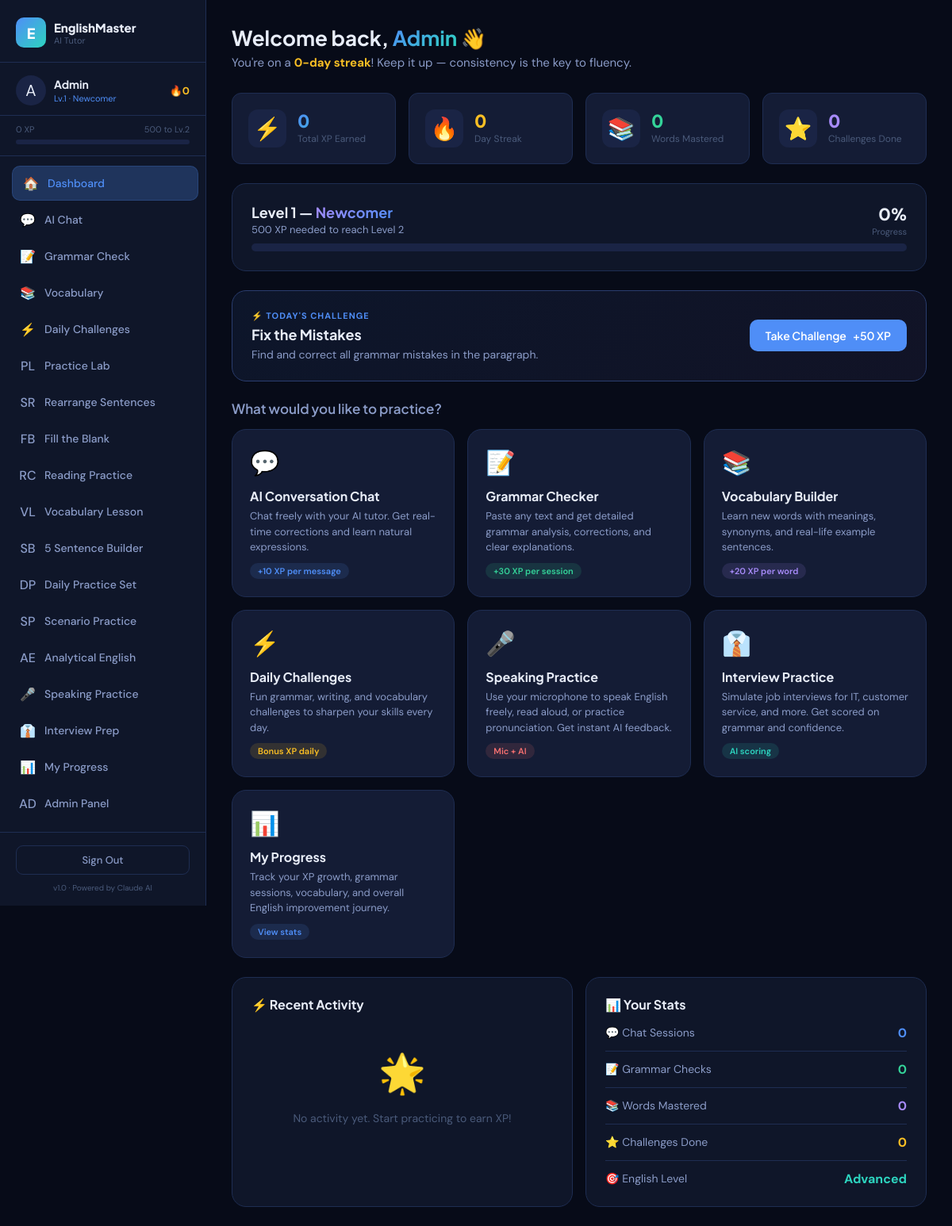
/dashboard.php (signed in), run on the app's committed database.
### tables this page shows
CREATE TABLE IF NOT EXISTS users (
    id INT AUTO_INCREMENT PRIMARY KEY,
    name VARCHAR(100) NOT NULL,
    email VARCHAR(150) UNIQUE NOT NULL,
    password VARCHAR(255) NOT NULL,
    level INT DEFAULT 1,
    xp INT DEFAULT 0,
    streak INT DEFAULT 0,
    last_active DATE,
    avatar VARCHAR(10) DEFAULT '🧑',
    english_level ENUM('beginner','intermediate','advanced') DEFAULT 'beginner',
    role ENUM('user','admin') NOT NULL DEFAULT 'user',
    created_at TIMESTAMP DEFAULT CURRENT_TIMESTAMP
);

CREATE TABLE IF NOT EXISTS challenges (
    id INT AUTO_INCREMENT PRIMARY KEY,
    type ENUM('vocabulary','grammar','writing','speaking','listening') NOT NULL,
    title VARCHAR(200) NOT NULL,
    description TEXT,
    content TEXT,
    difficulty ENUM('beginner','intermediate','advanced') DEFAULT 'beginner',
    tags VARCHAR(255) DEFAULT '',
    active TINYINT(1) DEFAULT 1,
    xp_reward INT DEFAULT 50,
    challenge_date DATE,
    created_at TIMESTAMP DEFAULT CURRENT_TIMESTAMP
);

### config.php (called while the page is built, shortened)
<?php
function db() {
    static $conn = null;
    if ($conn === null) {
        $conn = new mysqli(DB_HOST, DB_USER, DB_PASS, DB_NAME);
        $conn->set_charset('utf8mb4');
    }
    return $conn;
}
function isAdmin($user = null) {
    return $user && (($user['role'] ?? 'user') === 'admin');
}
function currentUser() {
    $db = db();
    $uid = (int)$_SESSION['uid'];
    $r = $db->query("SELECT * FROM users WHERE id = $uid LIMIT 1");
    return $r ? $r->fetch_assoc() : null;
}
function clean($str) {
    return htmlspecialchars(strip_tags(trim($str)), ENT_QUOTES, 'UTF-8');
}
function levelName($level) {
    if ($level <= 2)  return 'Newcomer';
    return 'English Master';
}
function xpToNextLevel($xp) {
    $currentLevel = max(1, (int)floor($xp / 500) + 1);
    $nextLevelXP = $currentLevel * 500;
    $progress = (($xp % 500) / 500) * 100;
    return ['next' => $nextLevelXP, 'progress' => round($progress), 'needed' => $nextLevelXP - $xp];
}
?>

### dashboard.php (the view, shortened to what this page needs)
<?php
require_once 'config.php';
$db = db();
$uid = (int)$_SESSION['uid'];
$chatCount = $db->query("SELECT COUNT(DISTINCT session_id) as c FROM chat_history WHERE user_id=$uid AND role='user'")->fetch_assoc()['c'] ?? 0;
$grammarCount = $db->query("SELECT COUNT(*) as c FROM grammar_sessions WHERE user_id=$uid")->fetch_assoc()['c'] ?? 0;
$wordsLearned = $db->query("SELECT COUNT(*) as c FROM user_vocabulary WHERE user_id=$uid AND status='mastered'")->fetch_assoc()['c'] ?? 0;
$challengesDone = $db->query("SELECT COUNT(*) as c FROM user_challenges WHERE user_id=$uid")->fetch_assoc()['c'] ?? 0;
$todayChallenge = $db->query("SELECT * FROM challenges WHERE challenge_date=CURDATE() ORDER BY id LIMIT 1")->fetch_assoc();
$recentActivity = $db->query("SELECT * FROM xp_log WHERE user_id=$uid ORDER BY created_at DESC LIMIT 5");
include 'includes/header.php';
?>
<div class="page-header">
  <h1>Welcome back, <span class="grad-text"><?= clean($user['name']) ?></span> 👋</h1>
  <p>You're on a <strong style="color:var(--yellow)"><?= $user['streak'] ?>-day streak</strong>! Keep it up — consistency is the key to fluency.</p>
</div>
<div class="grid-4 mb-24">
  <div class="stat-card">
    <div class="stat-icon">⚡</div>
    <div>
      <div class="stat-val grad-text" data-count="<?= $user['xp'] ?>">0</div>
      <div class="stat-label">Total XP Earned</div>
    </div>
  </div>
  <div class="stat-card">
    <div class="stat-icon">🔥</div>
    <div>
      <div class="stat-val" style="color:var(--yellow)" data-count="<?= $user['streak'] ?>">0</div>
      <div class="stat-label">Day Streak</div>
    </div>
  </div>
  <div class="stat-card">
    <div class="stat-icon">📚</div>
    <div>
      <div class="stat-val" style="color:var(--green)" data-count="<?= $wordsLearned ?>">0</div>
      <div class="stat-label">Words Mastered</div>
    </div>
  </div>
  <div class="stat-card">
    <div class="stat-icon">⭐</div>
    <div>
      <div class="stat-val" style="color:var(--purple)" data-count="<?= $challengesDone ?>">0</div>
      <div class="stat-label">Challenges Done</div>
    </div>
  </div>
</div>
<div class="card mb-24">
  <div class="flex-between mb-8 level-row-mobile" style="flex-wrap:wrap;gap:8px;">
    <div>
      <h2 style="font-size:18px;margin-bottom:3px">Level <?= $user['level'] ?> — <span class="grad-text-purple"><?= levelName($user['level']) ?></span></h2>
      <p class="text-sm text-muted"><?= $xpInfo['needed'] ?> XP needed to reach Level <?= $user['level']+1 ?></p>
    </div>
    <div style="text-align:right">
      <div style="font-size:22px;font-weight:800;color:var(--text-1)"><?= $xpInfo['progress'] ?>%</div>
      <div class="text-xs text-faint">Progress</div>
    </div>
  </div>
  <div style="height:10px;background:var(--bg-hover);border-radius:99px;overflow:hidden;">
  </div>
</div>
<?php if ($todayChallenge): ?>
<div style="background:linear-gradient(135deg,#4f8ef715,#a78bfa10);border:1px solid var(--border-2);border-radius:var(--radius-lg);padding:24px;margin-bottom:24px;display:flex;justify-content:space-between;align-items:center;flex-wrap:wrap;gap:16px;">
  <div>
    <div style="font-size:11px;font-weight:700;text-transform:uppercase;letter-spacing:1px;color:var(--blue);margin-bottom:6px">⚡ Today's Challenge</div>
    <h3 style="font-size:18px;color:var(--text-1);margin-bottom:5px"><?= clean($todayChallenge['title']) ?></h3>
    <p style="font-size:14px;color:var(--text-2)"><?= clean($todayChallenge['description']) ?></p>
  </div>
  <a href="challenges.php" class="btn btn-primary">Take Challenge <span>+<?= $todayChallenge['xp_reward'] ?> XP</span></a>
</div>
<?php endif; ?>
<h2 style="font-size:17px;margin-bottom:16px;color:var(--text-2);font-weight:600">What would you like to practice?</h2>
<div class="grid-3 mb-24">
  <a href="chat.php" class="action-card">
    <div class="ac-icon">💬</div>
    <div class="ac-title">AI Conversation Chat</div>
    <div class="ac-desc">Chat freely with your AI tutor. Get real-time corrections and learn natural expressions.</div>
    <span class="ac-badge badge-blue">+10 XP per message</span>
  </a>
  <a href="grammar.php" class="action-card">
    <div class="ac-icon">📝</div>
    <div class="ac-title">Grammar Checker</div>
    <div class="ac-desc">Paste any text and get detailed grammar analysis, corrections, and clear explanations.</div>
    <span class="ac-badge badge-green">+30 XP per session</span>
  </a>
  <a href="vocabulary.php" class="action-card">
    <div class="ac-icon">📚</div>
    <div class="ac-title">Vocabulary Builder</div>
    <div class="ac-desc">Learn new words with meanings, synonyms, and real-life example sentences.</div>
    <span class="ac-badge badge-purple">+20 XP per word</span>
  </a>
  <a href="challenges.php" class="action-card">
    <div class="ac-icon">⚡</div>
    <div class="ac-title">Daily Challenges</div>
    <div class="ac-desc">Fun grammar, writing, and vocabulary challenges to sharpen your skills every day.</div>
    <span class="ac-badge badge-yellow">Bonus XP daily</span>
  </a>
  <a href="speaking.php" class="action-card">
    <div class="ac-icon">🎤</div>
    <div class="ac-title">Speaking Practice</div>
    <div class="ac-desc">Use your microphone to speak English freely, read aloud, or practice pronunciation. Get instant AI feedback.</div>
    <span class="ac-badge badge-red">Mic + AI</span>
  </a>
  <a href="interview.php" class="action-card">
    <div class="ac-icon">👔</div>
    <div class="ac-title">Interview Practice</div>
    <div class="ac-desc">Simulate job interviews for IT, customer service, and more. Get scored on grammar and confidence.</div>
    <span class="ac-badge badge-teal">AI scoring</span>
  </a>
  <a href="progress.php" class="action-card">
    <div class="ac-icon">📊</div>
    <div class="ac-title">My Progress</div>
    <div class="ac-desc">Track your XP growth, grammar sessions, vocabulary, and overall English improvement journey.</div>
    <span class="ac-badge badge-blue">View stats</span>
  </a>
</div>
<div class="grid-2">
  <div class="card">
    <h3 style="font-size:16px;margin-bottom:16px;color:var(--text-1)">⚡ Recent Activity</h3>
    <?php if ($recentActivity && $recentActivity->num_rows > 0): ?>
    <div style="display:flex;flex-direction:column;gap:10px;">
      <?php while ($act = $recentActivity->fetch_assoc()): ?>
      <div style="display:flex;justify-content:space-between;align-items:center;padding:10px 12px;background:var(--bg-base);border-radius:8px;">
        <span style="font-size:13px;color:var(--text-2)"><?= clean($act['reason']) ?></span>
        <span style="font-size:13px;font-weight:700;color:var(--green)">+<?= $act['amount'] ?> XP</span>
      </div>
      <?php endwhile; ?>
    </div>
    <?php else: ?>
    <div class="empty-state" style="padding:30px 20px;">
      <span class="empty-icon">🌟</span>
      <p style="color:var(--text-3);font-size:14px">No activity yet. Start practicing to earn XP!</p>
    </div>
    <?php endif; ?>
  </div>
  <div class="card">
    <h3 style="font-size:16px;margin-bottom:16px;color:var(--text-1)">📊 Your Stats</h3>
    <div style="display:flex;flex-direction:column;gap:12px;">
      <div style="display:flex;justify-content:space-between;align-items:center;">
        <span style="font-size:14px;color:var(--text-2)">💬 Chat Sessions</span>
        <span style="font-weight:700;color:var(--blue)"><?= $chatCount ?></span>
      </div>
      <div class="divider" style="margin:0"></div>
      <div style="display:flex;justify-content:space-between;align-items:center;">
        <span style="font-size:14px;color:var(--text-2)">📝 Grammar Checks</span>
        <span style="font-weight:700;color:var(--green)"><?= $grammarCount ?></span>
      </div>
      <div class="divider" style="margin:0"></div>
      <div style="display:flex;justify-content:space-between;align-items:center;">
        <span style="font-size:14px;color:var(--text-2)">📚 Words Mastered</span>
        <span style="font-weight:700;color:var(--purple)"><?= $wordsLearned ?></span>
      </div>
      <div class="divider" style="margin:0"></div>
      <div style="display:flex;justify-content:space-between;align-items:center;">
        <span style="font-size:14px;color:var(--text-2)">⭐ Challenges Done</span>
        <span style="font-weight:700;color:var(--yellow)"><?= $challengesDone ?></span>
      </div>
      <div class="divider" style="margin:0"></div>
      <div style="display:flex;justify-content:space-between;align-items:center;">
        <span style="font-size:14px;color:var(--text-2)">🎯 English Level</span>
        <span style="font-weight:700;color:var(--teal);text-transform:capitalize"><?= $user['english_level'] ?></span>
      </div>
    </div>
  </div>
</div>
<?php include 'includes/footer.php'; ?>

### includes/header.php (shortened to what this page needs)
<?php
$user = currentUser();
$xpInfo = $user ? xpToNextLevel($user['xp']) : null;
$currentPage = basename($_SERVER['PHP_SELF'], '.php');
?>
<!DOCTYPE html>
<html lang="en">
<head>
<link rel="stylesheet" href="<?= APP_URL ?>/assets/style.css">
</head>
<body>
<div class="app-layout">
  <aside class="sidebar" id="sidebar">
    <div class="sidebar-logo">
      <div class="logo-icon">E</div>
      <div class="logo-text">
        <span class="logo-name">EnglishMaster</span>
        <span class="logo-tag">AI Tutor</span>
      </div>
    </div>
    <?php if ($user): ?>
    <div class="sidebar-user">
      <div class="user-avatar"><?= $user['avatar'] ?></div>
      <div class="user-info">
        <div class="user-name"><?= clean($user['name']) ?></div>
        <div class="user-level">Lv.<?= $user['level'] ?> · <?= levelName($user['level']) ?></div>
      </div>
      <div class="user-streak">🔥<?= $user['streak'] ?></div>
    </div>
    <div class="xp-bar-wrap">
      <div class="xp-bar-label">
        <span><?= number_format($user['xp']) ?> XP</span>
        <span><?= $xpInfo['needed'] ?> to Lv.<?= $user['level']+1 ?></span>
      </div>
      <div class="xp-bar">
      </div>
    </div>
    <nav class="sidebar-nav">
      <a href="<?= APP_URL ?>/dashboard.php" class="nav-item <?= $currentPage==='dashboard'?'active':'' ?>">
        <span class="nav-icon">🏠</span><span class="nav-label">Dashboard</span>
      </a>
      <a href="<?= APP_URL ?>/chat.php" class="nav-item <?= $currentPage==='chat'?'active':'' ?>">
        <span class="nav-icon">💬</span><span class="nav-label">AI Chat</span>
      </a>
      <a href="<?= APP_URL ?>/grammar.php" class="nav-item <?= $currentPage==='grammar'?'active':'' ?>">
        <span class="nav-icon">📝</span><span class="nav-label">Grammar Check</span>
      </a>
      <a href="<?= APP_URL ?>/vocabulary.php" class="nav-item <?= $currentPage==='vocabulary'?'active':'' ?>">
        <span class="nav-icon">📚</span><span class="nav-label">Vocabulary</span>
      </a>
      <a href="<?= APP_URL ?>/challenges.php" class="nav-item <?= $currentPage==='challenges'?'active':'' ?>">
        <span class="nav-icon">⚡</span><span class="nav-label">Daily Challenges</span>
      </a>
      <a href="<?= APP_URL ?>/practice.php" class="nav-item <?= $currentPage==='practice'?'active':'' ?>">
        <span class="nav-icon">PL</span><span class="nav-label">Practice Lab</span>
      </a>
      <a href="<?= APP_URL ?>/sentence_rearrangement.php" class="nav-item <?= $currentPage==='sentence_rearrangement'?'active':'' ?>">
        <span class="nav-icon">SR</span><span class="nav-label">Rearrange Sentences</span>
      </a>
      <a href="<?= APP_URL ?>/fill_blank.php" class="nav-item <?= $currentPage==='fill_blank'?'active':'' ?>">
        <span class="nav-icon">FB</span><span class="nav-label">Fill the Blank</span>
      </a>
      <a href="<?= APP_URL ?>/reading_comprehension.php" class="nav-item <?= $currentPage==='reading_comprehension'?'active':'' ?>">
        <span class="nav-icon">RC</span><span class="nav-label">Reading Practice</span>
      </a>
      <a href="<?= APP_URL ?>/vocabulary_lesson.php" class="nav-item <?= $currentPage==='vocabulary_lesson'?'active':'' ?>">
        <span class="nav-icon">VL</span><span class="nav-label">Vocabulary Lesson</span>
      </a>
      <a href="<?= APP_URL ?>/sentence_builder.php" class="nav-item <?= $currentPage==='sentence_builder'?'active':'' ?>">
        <span class="nav-icon">SB</span><span class="nav-label">5 Sentence Builder</span>
      </a>
      <a href="<?= APP_URL ?>/daily_practice.php" class="nav-item <?= $currentPage==='daily_practice'?'active':'' ?>">
        <span class="nav-icon">DP</span><span class="nav-label">Daily Practice Set</span>
      </a>
      <a href="<?= APP_URL ?>/scenario_practice.php" class="nav-item <?= $currentPage==='scenario_practice'?'active':'' ?>">
        <span class="nav-icon">SP</span><span class="nav-label">Scenario Practice</span>
      </a>
      <a href="<?= APP_URL ?>/analytical_english.php" class="nav-item <?= $currentPage==='analytical_english'?'active':'' ?>">
        <span class="nav-icon">AE</span><span class="nav-label">Analytical English</span>
      </a>
      <a href="<?= APP_URL ?>/speaking.php" class="nav-item <?= $currentPage==='speaking'?'active':'' ?>">
        <span class="nav-icon">🎤</span><span class="nav-label">Speaking Practice</span>
      </a>
      <a href="<?= APP_URL ?>/interview.php" class="nav-item <?= $currentPage==='interview'?'active':'' ?>">
        <span class="nav-icon">👔</span><span class="nav-label">Interview Prep</span>
      </a>
      <a href="<?= APP_URL ?>/progress.php" class="nav-item <?= $currentPage==='progress'?'active':'' ?>">
        <span class="nav-icon">📊</span><span class="nav-label">My Progress</span>
      </a>
      <?php if (isAdmin($user)): ?>
      <a href="<?= APP_URL ?>/admin.php" class="nav-item <?= $currentPage==='admin'?'active':'' ?>">
        <span class="nav-icon">AD</span><span class="nav-label">Admin Panel</span>
      </a>
      <?php endif; ?>
    </nav>
    <?php endif; ?>
    <div class="sidebar-bottom">
      <?php if ($user): ?>
      <a href="<?= APP_URL ?>/logout.php" class="logout-btn">Sign Out</a>
      <?php endif; ?>
      <div class="sidebar-version">v1.0 · Powered by Claude AI</div>
    </div>
  </aside>
  <main class="main-content">

### data on the page
users: avatar "A", name "Admin", level "1", level "Newcomer", streak "0", xp "0", xp "500", $user['level']+1 "2", english_level "Advanced"
challenges: title "Fix the Mistakes", description "Find and correct all grammar mistakes in the paragraph.", xp_reward "50"

### other printed values
$chatCount "0"
$grammarCount "0"
$wordsLearned "0"
$challengesDone "0"
